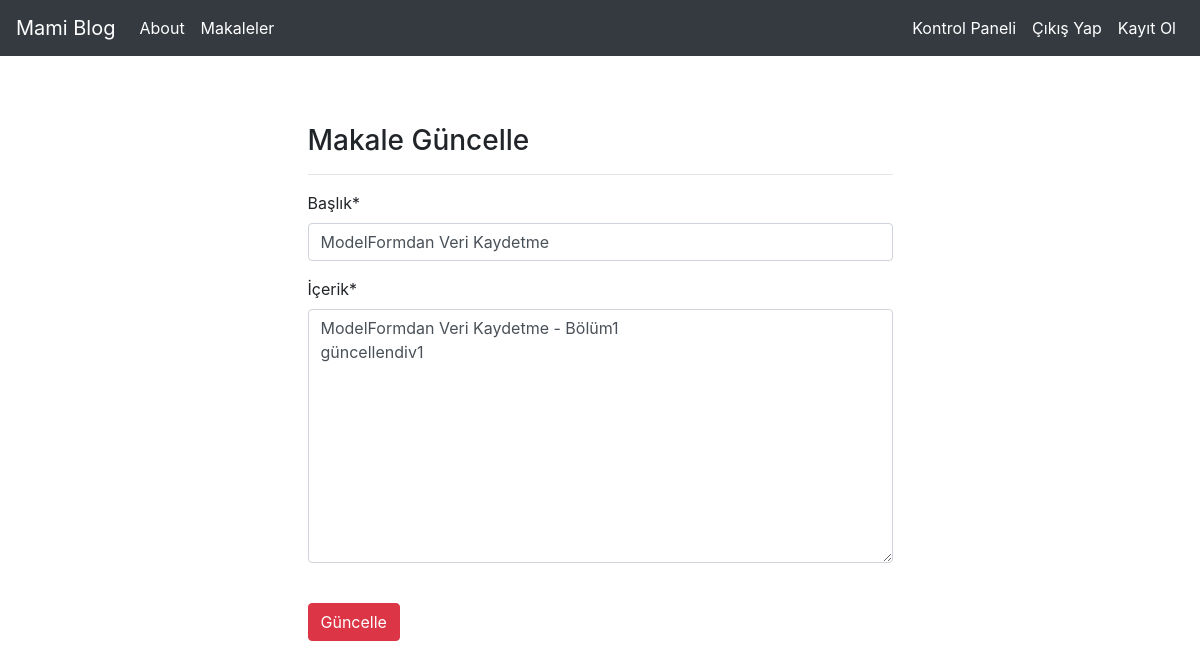
Screenshot of /articles/update/8 (signed in) with the database file from the repository.
### article/models.py (models this page shows, shortened)
class Article(models.Model):
    author = models.ForeignKey("auth.User",on_delete=models.CASCADE,verbose_name="Yazar")
    title = models.CharField(max_length=50,verbose_name="Başlık")
    content = models.TextField(verbose_name="İçerik")
    created_date = models.DateTimeField(auto_now=True,verbose_name="Oluşturma Zamanı")
    class Meta:
        ordering = ["-created_date"]

### article/views.py (the view)
# urls.py: path('update/<int:id>',views.updateArticle,name="update"),
@login_required()
def updateArticle(request,id):
    article = get_object_or_404(Article,id=id)
    form = ArticleForm(request.POST or None,request.FILES or None,instance = article)
    if form.is_valid():
        article = form.save(commit = False)
        article.author = request.user
        article.save()
        messages.success(request,"Makale başarıyla güncellendi.")
        return redirect(reverse("article:dashboard"))
    return render(request,"update.html",{"form":form})

### article/forms.py
class ArticleForm(forms.ModelForm):
    class Meta:
        model = Article
        fields = ["title","content"]

### templates/update.html (shortened to what this page needs)
{% extends "layout.html" %}
{% block body %}
{% load crispy_forms_tags %}
<br>
<div class="row">
    <div class="col-md-6 offset-md-3">
        <h3>Makale Güncelle</h3>
        <hr>
        <form method = "post">
            {{form| crispy}}
            <br>
            <button type ="submit" class = "btn btn-danger" >Güncelle</button>
        </form>
    </div>
</div>
{% endblock body %}

### rows the page displays
Article: title "ModelFormdan Veri Kaydetme", content "ModelFormdan Veri Kaydetme - Bölüm1 güncellendiv1"
